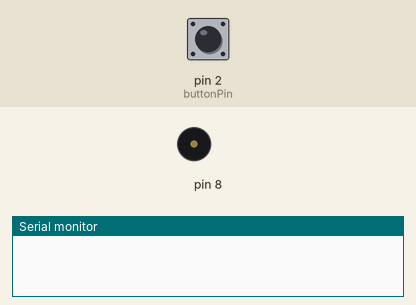
Bench run of a sketch on a simulated Arduino Uno, built with avr-gcc and run on an emulated ATmega328P. Parts: buzzer (waves = sounding), the last lines printed to the serial monitor. Inputs (shaded band) come from the test bench; at power-on: pin 2 (buttonPin) LOW.

Above: at 1.2 s.
1.3 s: pin 2 (buttonPin) pulled HIGH for 0.15 s
At 1.7 s:
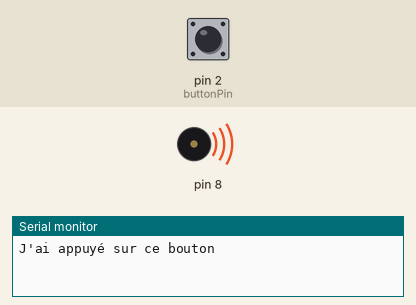
Timing chart, 0 to 10.3 s (numbered marks = the images above; inputs shaded):
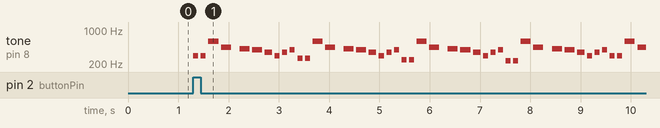

The sketch:

Buzzer_son.ino
```cpp
const int buttonPin = 2; // Ce sont des variables.
const int Note1 = 294;
const int Note2 = 587;
const int Note3 = 440;
const int Note4 = 415;
const int Note5 = 392;
const int Note6 = 349;
const int Note7 = 262;
const int Note8 = 247;
const int Note9 = 233;


void setup(){
  pinMode(buttonPin, INPUT); // Configurer la broche 2 à appuyer.
  Serial.begin(9600);

}

void loop(){ // Je sais qu'il y a une méthode avec les tableaux mais je n'ai pas encore vraiment appris en C++ Arduino.

  if(digitalRead(buttonPin) == HIGH){
    Serial.println("J'ai appuyé sur ce bouton");


    jouer(Note1, 100 );
    jouer(Note1, 100);
    jouer(Note2, 200);
    jouer(Note3, 200);
    delay(120);

    jouer(Note4, 200);
    jouer(Note5, 200);
    jouer(Note6, 150);

    jouer(Note1, 100);
    jouer(Note6, 100);
    jouer(Note5, 100);

    jouer(Note7, 100);
    jouer(Note7, 100);
    jouer(Note2, 200);
    jouer(Note3, 200);
    delay(120);

    jouer(Note4, 200);
    jouer(Note5, 200);
    jouer(Note6, 150);

    jouer(Note1, 100);
    jouer(Note6, 100);
    jouer(Note5, 100);

    jouer(Note8, 100);
    jouer(Note8, 100);
    jouer(Note2, 200);
    jouer(Note3, 200);
    delay(120);

    jouer(Note4, 200);
    jouer(Note5, 200);
    jouer(Note6, 150);

    jouer(Note1, 100);
    jouer(Note6, 100);
    jouer(Note5, 100);

    jouer(Note9, 100);
    jouer(Note9, 100);
    jouer(Note2, 200);
    jouer(Note3, 200);
    delay(120);

    jouer(Note4, 200);
    jouer(Note5, 200);
    jouer(Note6, 150);

    jouer(Note1, 100);
    jouer(Note6, 100);
    jouer(Note5, 100);

    jouer(Note1, 100 );
    jouer(Note1, 100);
    jouer(Note2, 200);
    jouer(Note3, 200);
    delay(120);

    jouer(Note4, 200);
    jouer(Note5, 200);
    jouer(Note6, 150);

    jouer(Note1, 100);
    jouer(Note6, 100);
    jouer(Note5, 100);

    jouer(Note7, 100);
    jouer(Note7, 100);
    jouer(Note2, 200);
    jouer(Note3, 200);
    delay(120);

    jouer(Note4, 200);
    jouer(Note5, 200);
    jouer(Note6, 150);

    jouer(Note1, 100);
    jouer(Note6, 100);
    jouer(Note5, 100);

    jouer(Note8, 100);
    jouer(Note8, 100);
    jouer(Note2, 200);
    jouer(Note3, 200);
    delay(120);

    jouer(Note4, 200);
    jouer(Note5, 200);
    jouer(Note6, 150);

    jouer(Note1, 100);
    jouer(Note6, 100);
    jouer(Note5, 100);

    jouer(Note9, 100);
    jouer(Note9, 100);
    jouer(Note2, 200);
    jouer(Note3, 200);
    delay(120);

    jouer(Note4, 200);
    jouer(Note5, 200);
    jouer(Note6, 150);

    jouer(Note1, 100);
    jouer(Note6, 100);
    jouer(Note5, 100);


  }
} // Si le bouton est pressé, jouer ces notes ci-dessus.

void jouer(int note, int duree){
  tone(8, note, duree);
  delay(duree + 50);
} // Fonction qui permet de faire jouer les notes à une certaine durée.
```

Measured:
- after the input at 1.3 s, tone on pin 8: plays 294 Hz for 0.10 s, 294 Hz for 0.10 s, 587 Hz for 0.20 s, 440 Hz for 0.20 s, 415 Hz for 0.20 s, 392 Hz for 0.20 s … (44 notes in this stretch), starting at once
